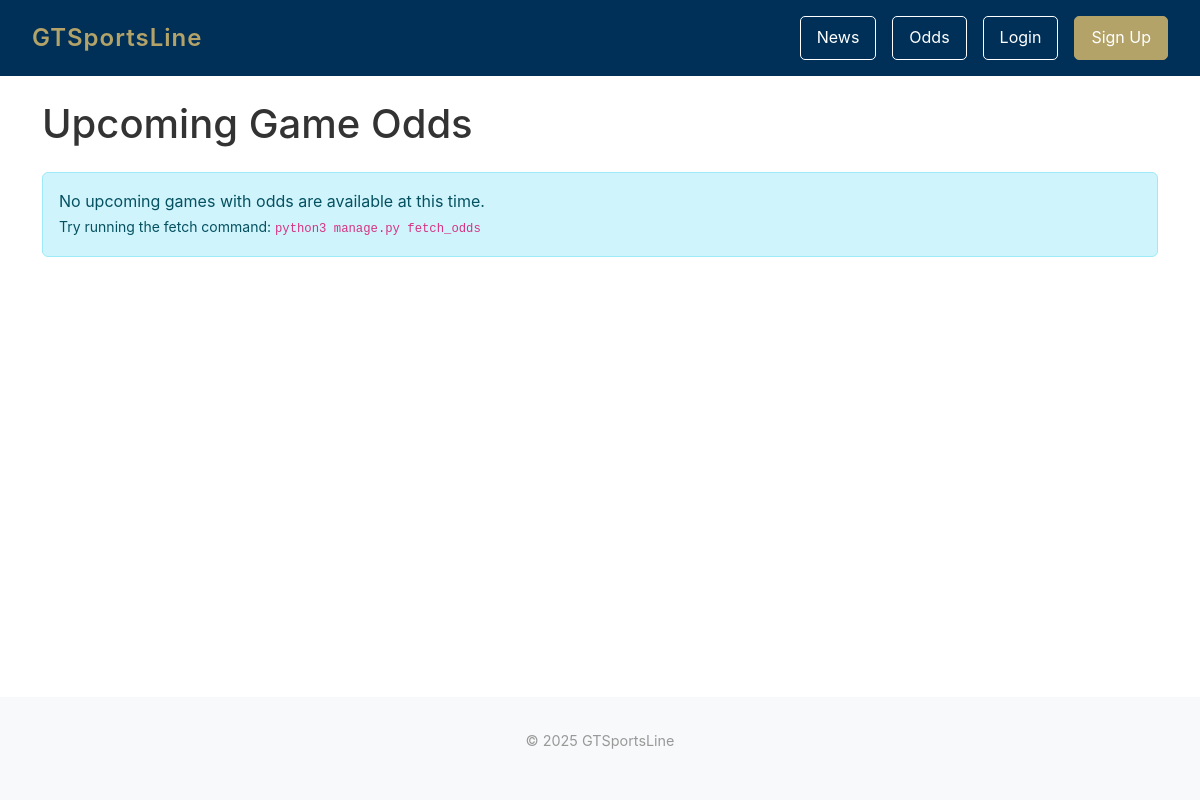
/odds/, run on an earlier commit of the app's database.
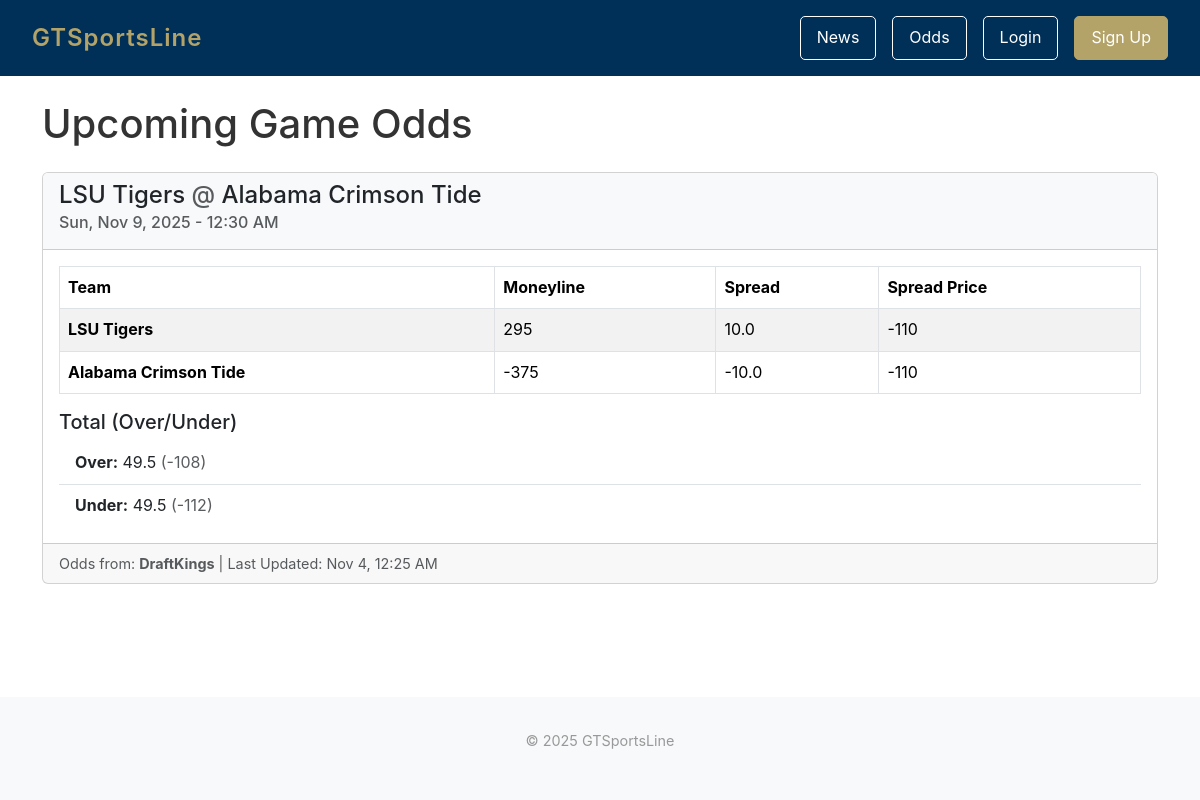
And on a later commit of the database.
### odds/models.py (models this page shows, shortened)
class Game(models.Model):
    api_game_id = models.CharField(max_length=100, unique=True)
    home_team = models.CharField(max_length=100)
    away_team = models.CharField(max_length=100)
    game_time = models.DateTimeField()
    bookmaker_name = models.CharField(max_length=100)
    last_updated = models.DateTimeField()
    home_team_moneyline = models.IntegerField(null=True, blank=True)
    away_team_moneyline = models.IntegerField(null=True, blank=True)
    home_team_spread = models.FloatField(null=True, blank=True)
    away_team_spread = models.FloatField(null=True, blank=True)
    home_team_spread_price = models.IntegerField(null=True, blank=True)
    away_team_spread_price = models.IntegerField(null=True, blank=True)
    total_over = models.FloatField(null=True, blank=True)
    total_over_price = models.IntegerField(null=True, blank=True)
    total_under = models.FloatField(null=True, blank=True)
    total_under_price = models.IntegerField(null=True, blank=True)
    class Meta:
        ordering = ['game_time'] # Default sort: show earliest games first

### odds/views.py (the view)
# urls.py: path('', views.odds_list_view, name='odds_list'),
def odds_list_view(request):
    upcoming_games = Game.objects.filter(
        game_time__gte=timezone.now()
    ).order_by('game_time') # Show the soonest game first
    saved_game_ids = set()
    if request.user.is_authenticated:
        saved_game_ids = set(
            SavedBet.objects.filter(user=request.user)
            .values_list('game_id', flat=True)
        )
    context = {
        'games': upcoming_games,
        'saved_game_ids': saved_game_ids,
    }
    return render(request, 'odds/odds_list.html', context)

### odds/templates/odds/odds_list.html (shortened to what this page needs)
{% extends 'base.html' %}
{% block content %}
<div class="container mt-4">
    <h1 class="mb-4">Upcoming Game Odds</h1>
    {% if games %}
        {% for game in games %}
            <div class="card mb-3">
                <div class="card-header bg-light">
                    <h4>
                        <a href="{% url 'odds:game_detail' game.id %}" style="text-decoration: none; color: inherit;">
                            {{ game.away_team }}
                            <span class="text-muted">@</span>
                            {{ game.home_team }}
                        </a>
                    </h4>
                    <h6 class="card-subtitle mb-2 text-muted">
                        {{ game.game_time|date:"D, M j, Y - g:i A" }}
                    </h6>
                </div>
                <div class="card-body">
                    <table class="table table-striped table-bordered">
                        <thead class="thead-dark">
                            <tr>
                                <th>Team</th>
                                <th>Moneyline</th>
                                <th>Spread</th>
                                <th>Spread Price</th>
                            </tr>
                        </thead>
                        <tbody>
                            <tr>
                                <td><strong>{{ game.away_team }}</strong></td>
                                <td>{{ game.away_team_moneyline }}</td>
                                <td>{{ game.away_team_spread }}</td>
                                <td>{{ game.away_team_spread_price }}</td>
                            </tr>
                            <tr>
                                <td><strong>{{ game.home_team }}</strong></td>
                                <td>{{ game.home_team_moneyline }}</td>
                                <td>{{ game.home_team_spread }}</td>
                                <td>{{ game.home_team_spread_price }}</td>
                            </tr>
                        </tbody>
                    </table>
                    <h5 class="mt-3">Total (Over/Under)</h5>
                    <ul class="list-group list-group-flush">
                        <li class="list-group-item">
                            <strong>Over:</strong> {{ game.total_over }}
                            <span class="text-muted">({{ game.total_over_price }})</span>
                        </li>
                        <li class="list-group-item">
                            <strong>Under:</strong> {{ game.total_under }}
                            <span class="text-muted">({{ game.total_under_price }})</span>
                        </li>
                    </ul>
                </div>
                <div class="card-footer text-muted" style="font-size: 0.9rem;">
                    Odds from: <strong>{{ game.bookmaker_name }}</strong>
                    | Last Updated: {{ game.last_updated|date:"M j, g:i A" }}
                </div>
            </div>
        {% endfor %}
    {% else %}
        <div class="alert alert-info" role="alert">
            No upcoming games with odds are available at this time.
            <br>
            <small>Try running the fetch command: <code>python3 manage.py fetch_odds</code></small>
        </div>
    {% endif %}
</div>
{% endblock %}

### gtsportsline/templates/base.html (shortened to what this page needs)
{% load static %}
<!DOCTYPE html>
<html lang="en">
<head>
    <link href="https://cdn.jsdelivr.net/npm/bootstrap@5.3.3/dist/css/bootstrap.min.css" rel="stylesheet">
</head>
<body>
    <div class="top-bar">
      <a href="/" class="logo">GTSportsLine</a>
        <div class="nav-buttons">
            <a href="{% url 'news.list' %}" class="nav-button btn-news">News</a>
            <a href="{% url 'odds:odds_list' %}" class="nav-button btn-news">Odds</a>
            {% if user.is_authenticated %}
            <div class="user-info">
                <span class="username">Welcome, {{ user.username }}</span>
                <a href="{% url 'accounts.logout' %}" class="nav-button btn-logout">Logout</a>
            </div>
            {% else %}
            <a href="{% url 'accounts.login' %}" class="nav-button btn-login">Login</a>
            <a href="{% url 'accounts.signup' %}" class="nav-button btn-signup">Sign Up</a>
            {% endif %}
        </div>
    </div>
    <main>
        {% block content %}
        {% endblock content %}
    </main>
    <footer>
        <p>&copy; 2025 GTSportsLine</p>
    </footer>
</body>
</html>

### gtsportsline/templates/base.html (style rules this page uses)
* { margin: 0; padding: 0; box-sizing: border-box; }
body { font-family: 'Poppins', -apple-system, BlinkMacSystemFont, 'Segoe UI', Roboto, Oxygen, Ubuntu, Cantarell, sans-serif; color: #333; line-height: 1.6; min-height: 100vh; display: flex; flex-direction: column; }
.top-bar { background: #003057; padding: 1rem 2rem; display: flex; justify-content: space-between; align-items: center; }
.logo { color: #B3A369; font-size: 1.5rem; font-weight: 600; letter-spacing: 1px; text-decoration: none; transition: opacity 0.2s ease; cursor: pointer; }
.nav-buttons { display: flex; gap: 1rem; align-items: center; }
.nav-button { color: white; text-decoration: none; font-size: 1rem; transition: opacity 0.2s ease; }
.btn-login { background: transparent; border: 1px solid white; padding: 0.5rem 1rem; border-radius: 5px; transition: all 0.2s ease; }
.btn-signup { background: #B3A369; border: 1px solid #B3A369; padding: 0.5rem 1rem; border-radius: 5px; transition: all 0.2s ease; }
.btn-news { background: transparent; border: 1px solid white; padding: 0.5rem 1rem; border-radius: 5px; transition: all 0.2s ease; }
main { flex: 1; }
footer { text-align: center; padding: 2rem; color: #999; font-size: 0.9rem; background: #f8f9fa; }

What changed in the data, as far as the page shows it:
added Game: away_team "LSU Tigers", home_team "Alabama Crimson Tide", game_time "Sun, Nov 9, 2025 - 12:30 AM", away_team_moneyline "295", away_team_spread "10.0", away_team_spread_price "-110", home_team_moneyline "-375", home_team_spread "-10.0", home_team_spread_price "-110", total_over "49.5", total_over_price "-108", total_under "49.5", total_under_price "-112", bookmaker_name "DraftKings", last_updated "Nov 4, 12:25 AM"
Also different on the page:
text no longer shown: "No upcoming games with odds are available at this time. Try running the fetch command: python3 manage.py fetch_odds"
